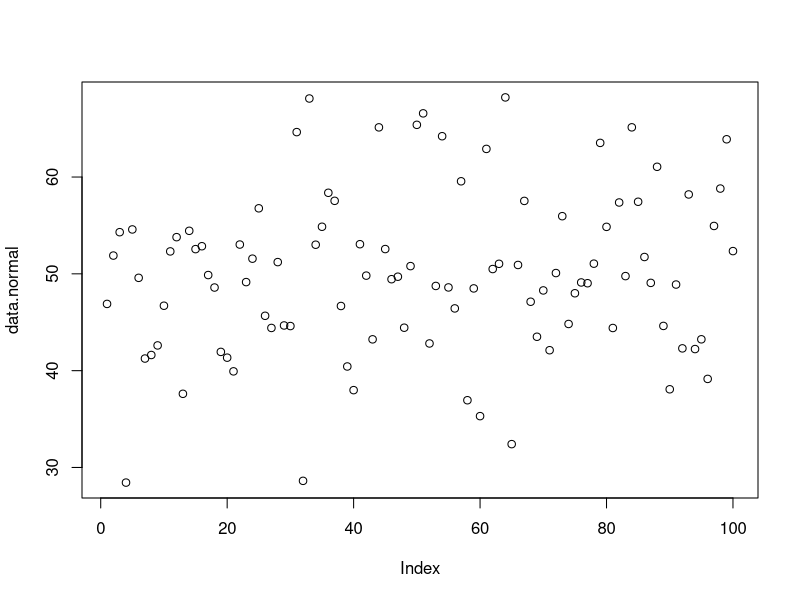
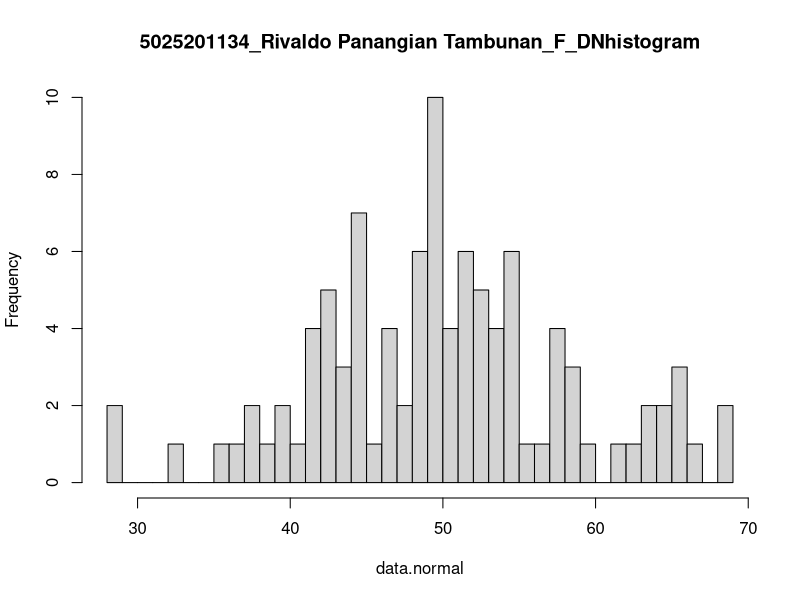

The R script that drew these images, in order:
'6'
'a'
rnorm(100, mean = 50, sd = 8)
data.normal <- rnorm(100, mean = 50, sd = 8)
plot (data.normal)

'b'
hist(data.normal, breaks = 50, main="5025201134_Rivaldo Panangian Tambunan_F_DNhistogram")

'c'
varian.normal = 8*8
print (varian.normal)